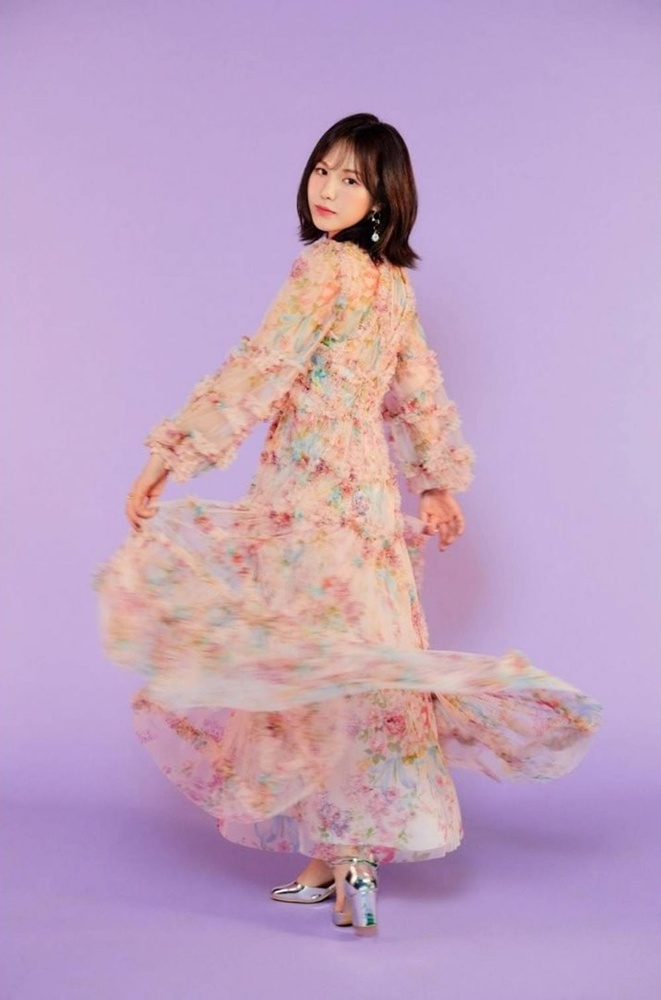
#> input picture geometric-transformations-img/wendy.jpg, 661 x 1000 px, shrunk from 1000 x 1512 before the run, given in place of the camera
$ python colorspace-detect.py
#> lines starting #> are read from the running program, lines starting #| are printed output that depends on the picture; after the words box and inside, x2 and y2 are one past the last pixel; in counts of white or black regions, pixels touching at a corner belong together
import numpy as np
import cv2 as cv

cap = cv.VideoCapture(0)

while(1):

	_, frame = cap.read()
#> frame is the input picture: shape (1000, 661, 3); mean B, G, R 193.1, 162.4, 192.7

	hsv = cv.cvtColor(frame, cv.COLOR_BGR2HSV)
#> hsv: shape (1000, 661, 3); mean H, S, V 111.7, 60.3, 207.3

	red_lower = np.array([0, 100, 85])
	red_upper = np.array([30, 255, 255])
	red_mask = cv.inRange(hsv, red_lower, red_upper)
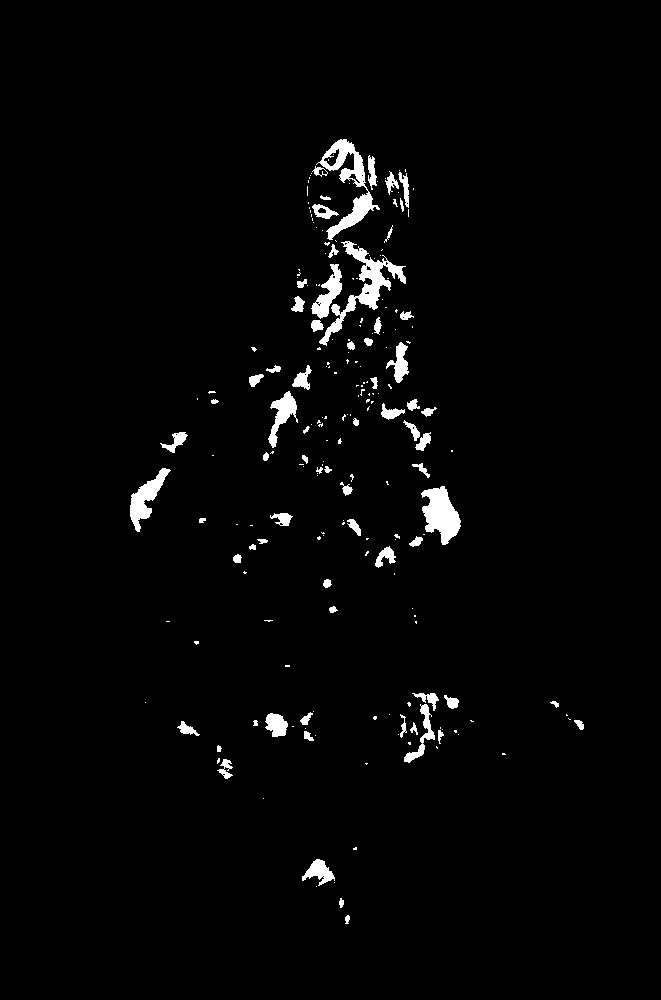
#> red_mask: shape (1000, 661); 2.3% white; 215 white regions (145 under 20 px), largest, box (x1, y1, x2, y2) and area: (319, 241, 406, 346) 1860, (316, 139, 380, 240) 1722, (421, 486, 461, 545) 1409

	green_lower = np.array([60, 100, 70])
	green_upper = np.array([100, 255, 255])
	green_mask = cv.inRange(hsv, green_lower, green_upper)
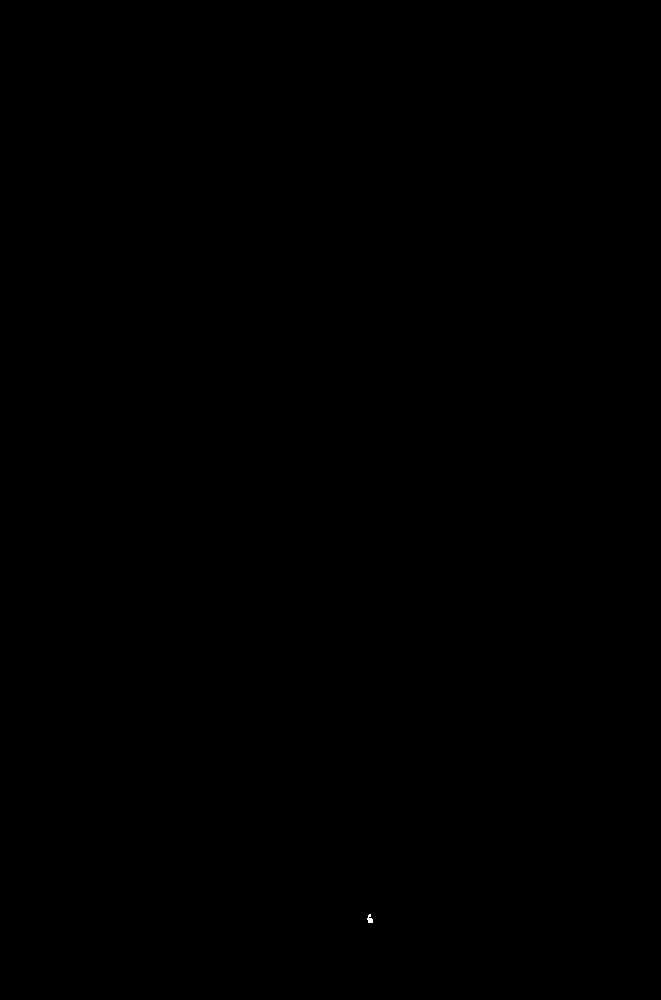
#> green_mask: shape (1000, 661); 0.01% white; 1 white region, box (x1, y1, x2, y2) and area: (367, 914, 373, 923) 35

	blue_lower = np.array([100, 100, 100])
	blue_upper = np.array([130, 255, 255])
	blue_mask = cv.inRange(hsv, blue_lower, blue_upper)
#> blue_mask: shape (1000, 661); 0% white in thin lines or dots, all inside (x1, y1, x2, y2) = (361, 885, 369, 916)

	kernal = np.ones((5, 5), "uint8")

	red_mask = cv.dilate(red_mask, kernal)
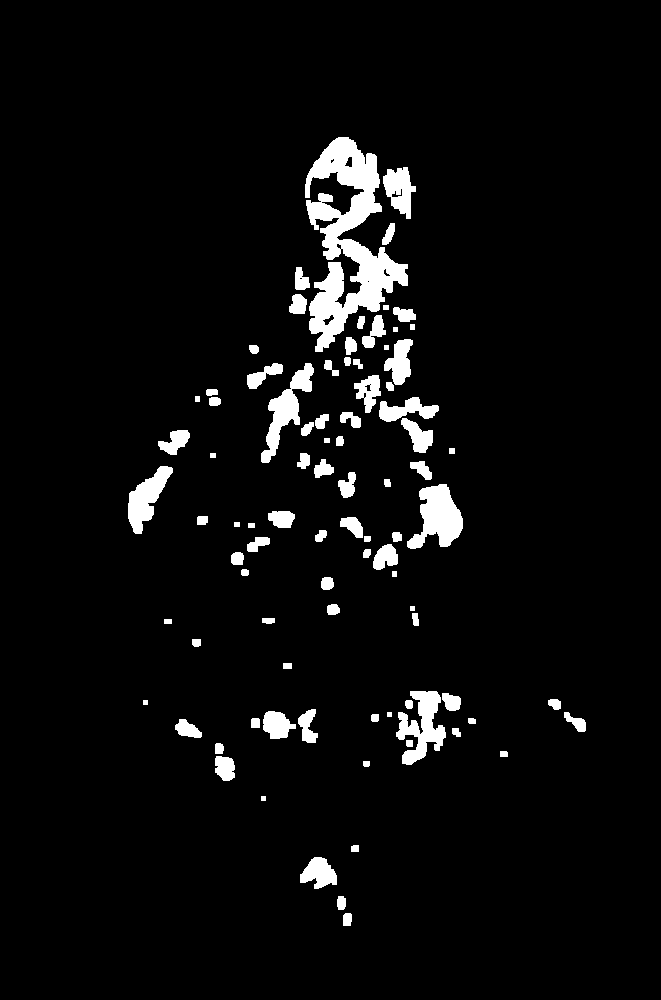
#> red_mask: shape (1000, 661); 4.8% white; 88 white regions, largest, box (x1, y1, x2, y2) and area: (305, 137, 408, 352) 9356, (407, 484, 463, 549) 2109, (396, 691, 446, 765) 1872
	res_red = cv.bitwise_and(frame, frame, mask = red_mask)
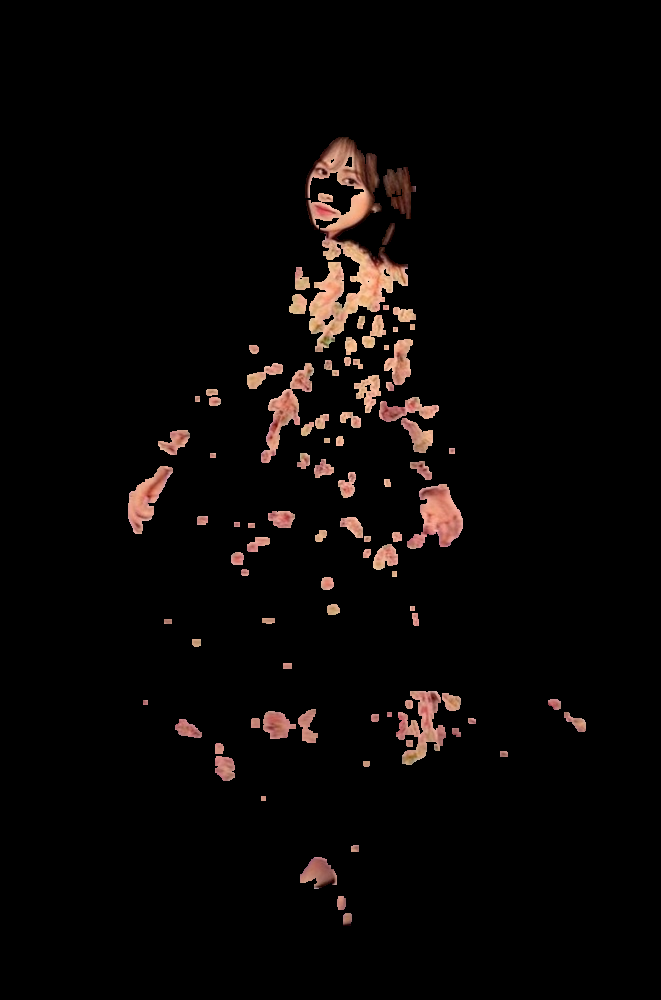
#> res_red: shape (1000, 661, 3); mean B, G, R 5.6, 6.5, 9.3

	green_mask = cv.dilate(green_mask, kernal)
#> green_mask: shape (1000, 661); 0.02% white; 1 white region, box (x1, y1, x2, y2) and area: (365, 912, 375, 925) 113
	res_green = cv.bitwise_and(frame, frame, mask = green_mask)

	blue_mask = cv.dilate(blue_mask, kernal)
#> blue_mask: shape (1000, 661); 0.01% white; 2 white regions
	res_blue = cv.bitwise_and(frame, frame, mask = blue_mask)

	# Creating contour to track red color
	contours, hierarchy = cv.findContours(red_mask,
										cv.RETR_TREE,
										cv.CHAIN_APPROX_SIMPLE)
#> contours = 99 contours, 11 with area under 20; largest, box (x1, y1, x2, y2) and area: (305, 137, 408, 352) 8902, (407, 484, 463, 549) 1992, (396, 691, 446, 765) 1692, (261, 363, 314, 463) 1578, (128, 466, 173, 534) 1341

	for pic, contour in enumerate(contours):
		area = cv.contourArea(contour)
		if(area > 300):
			x, y, w, h = cv.boundingRect(contour)
			frame = cv.rectangle(frame, (x, y),
									(x + w, y + h),
									(0, 0, 255), 2)

			cv.putText(frame, "Merah", (x, y),
						cv.FONT_HERSHEY_SIMPLEX, 1.0,
						(0, 0, 255))
#> this loop made 99 passes
#> (area, x, y, w, h) on passes 3, 7, 18, 19, 24, 37, 46, 47, 50, 58, 60, 63: (699, 300, 857, 37, 32), (368, 215, 756, 20, 25), (586.5, 263, 711, 33, 28), (353.5, 298, 709, 20, 34), (1692.5, 396, 691, 50, 74), (410, 373, 544, 25, 26), (330.5, 268, 511, 27, 17), (1992.5, 407, 484, 56, 65), (1341, 128, 466, 45, 68), (413.5, 158, 430, 32, 25), (535, 401, 418, 32, 35), (718.5, 379, 397, 60, 25)
#> area on passes 1, 2, 4, 6, 8, 9: 90, 92.5, 40.5, 29, 34.5, 73
#> pass 3, `frame = cv.rectangle(frame, (x, y), (x + w, y + h), (0, 0, 255), 2)`:
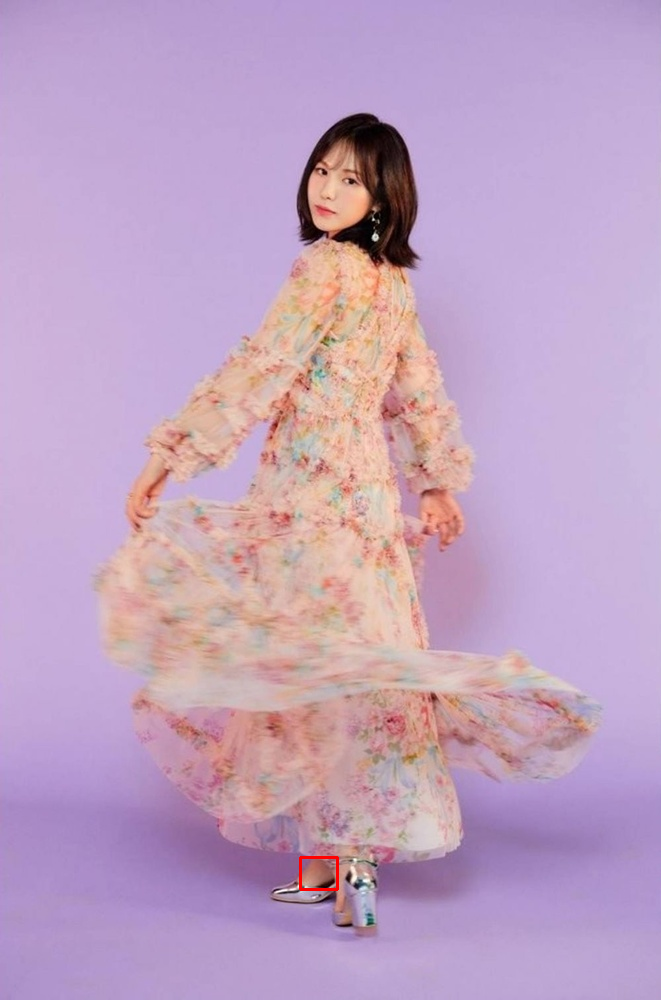
#> frame: shape (1000, 661, 3); 0.06% of pixels changed, all inside (x1, y1, x2, y2) = (299, 856, 339, 891)
#> after the loop:
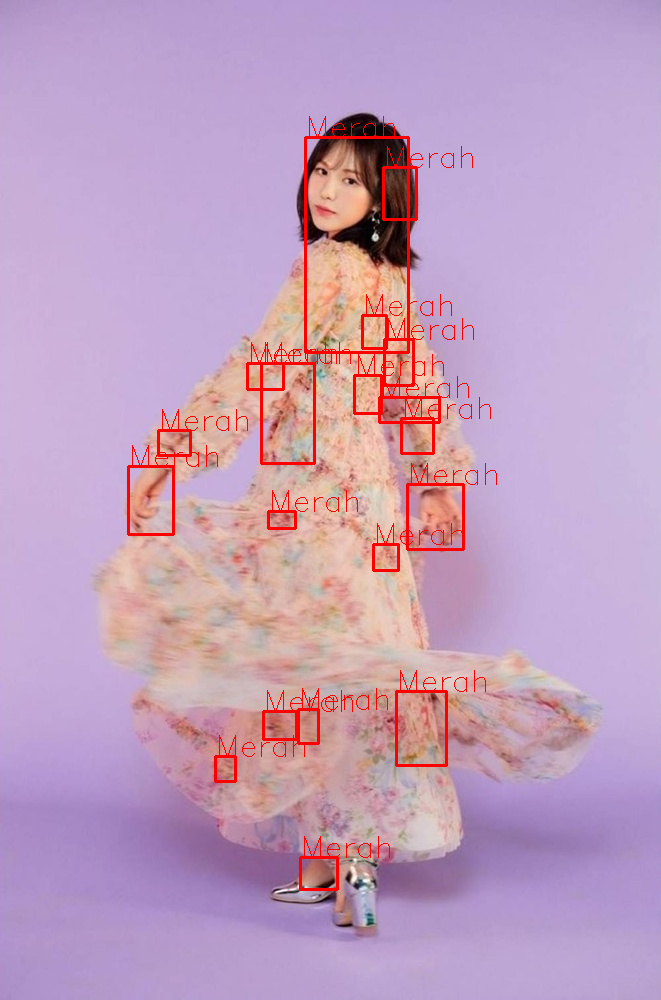
#> frame: shape (1000, 661, 3); 2.06% of pixels changed, all inside (x1, y1, x2, y2) = (127, 116, 497, 858)

	# Creating contour to track green color
	contours, hierarchy = cv.findContours(green_mask,
										cv.RETR_TREE,
										cv.CHAIN_APPROX_SIMPLE)
#> contours = 1 contour; box (x1, y1, x2, y2) and area: (365, 912, 375, 925) 94

	for pic, contour in enumerate(contours):
		area = cv.contourArea(contour)
		if(area > 300):
			x, y, w, h = cv.boundingRect(contour)
			frame = cv.rectangle(frame, (x, y),
									(x + w, y + h),
									(0, 255, 0), 2)

			cv.putText(frame, "Hijau", (x, y),
						cv.FONT_HERSHEY_SIMPLEX,
						1.0, (0, 255, 0))
#> this loop made 1 pass
#> (pic, area) on pass 1: (0, 93.5)

	# Creating contour to track blue color
	contours, hierarchy = cv.findContours(blue_mask,
										cv.RETR_TREE,
										cv.CHAIN_APPROX_SIMPLE)
#> contours = 2 contours, 1 with area under 20; largest, box (x1, y1, x2, y2) and area: (365, 912, 371, 918) 24

	for pic, contour in enumerate(contours):
		area = cv.contourArea(contour)
		if(area > 300):
			x, y, w, h = cv.boundingRect(contour)
			frame = cv.rectangle(frame, (x, y),
									(x + w, y + h),
									(255, 0, 0), 2)

			cv.putText(frame, "Biru", (x, y),
						cv.FONT_HERSHEY_SIMPLEX,
						1.0, (255, 0, 0))
#> this loop made 2 passes
#> (pic, area) on pass 1: (0, 24.5)

	# Program Termination
	cv.imshow("RGB", frame)
	if cv.waitKey(10) & 0xFF == ord('q'):
#> (key q is pressed here)
		cap.release()
		cv.destroyAllWindows()
		break
